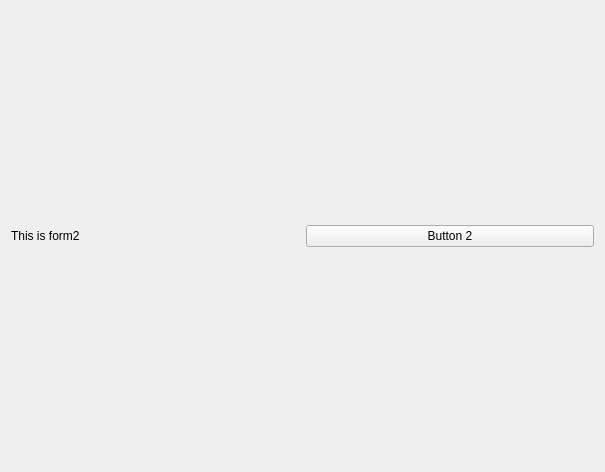
<?xml version="1.0" encoding="UTF-8"?>
<ui version="4.0">
 <class>Form2</class>
 <widget class="QWidget" name="Form2">
  <property name="geometry">
   <rect>
    <x>0</x>
    <y>0</y>
    <width>605</width>
    <height>472</height>
   </rect>
  </property>
  <property name="windowTitle">
   <string>Form</string>
  </property>
  <layout class="QGridLayout" name="gridLayout">
   <item row="0" column="1">
    <widget class="QPushButton" name="pushButton">
     <property name="text">
      <string>Button 2</string>
     </property>
    </widget>
   </item>
   <item row="0" column="0">
    <widget class="QLabel" name="label">
     <property name="text">
      <string>This is form2</string>
     </property>
    </widget>
   </item>
  </layout>
 </widget>
 <resources/>
 <connections/>
</ui>
